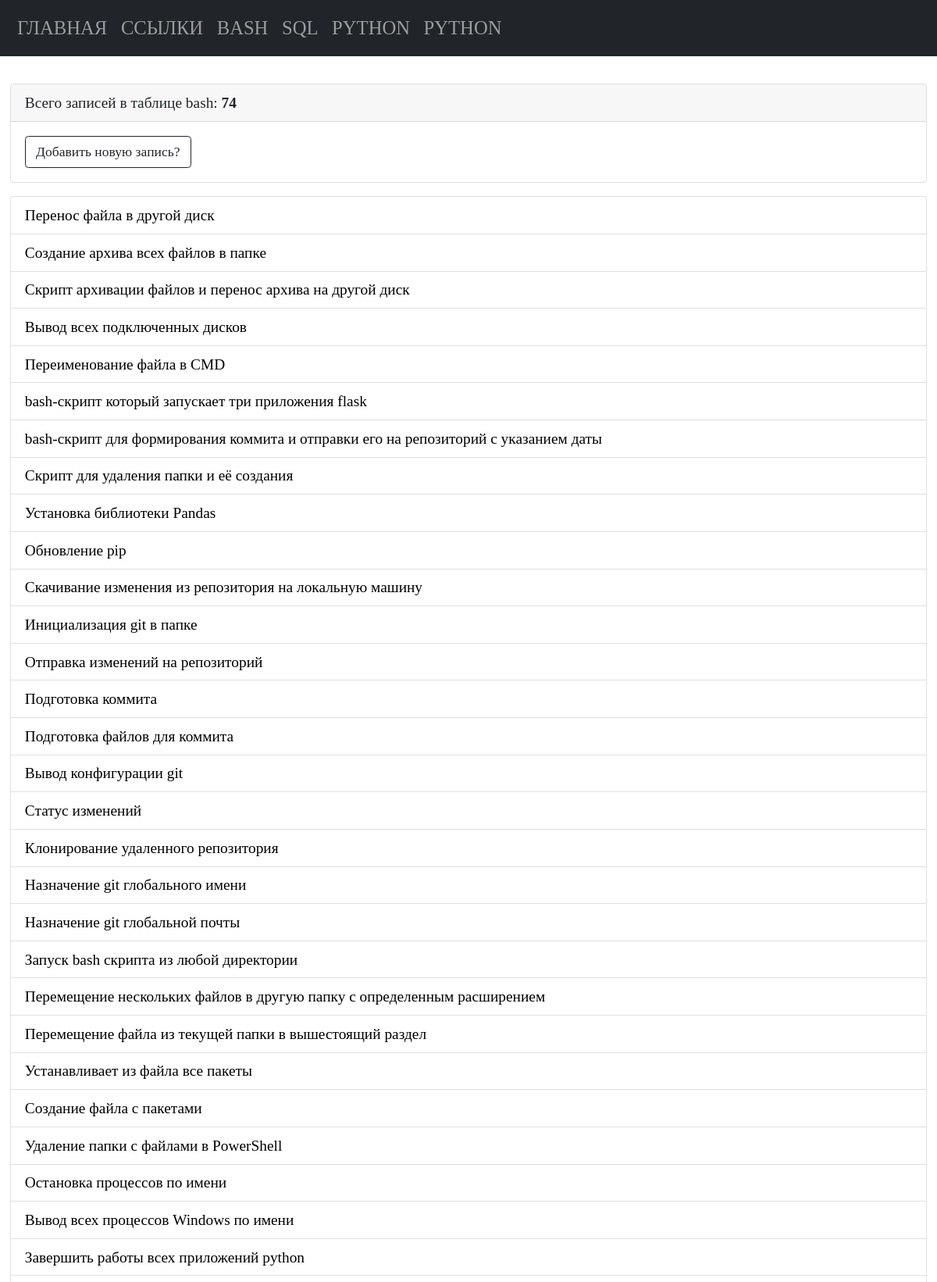
Page /bash (upper part) on the committed database.
### tables this page shows
CREATE TABLE "bash" (
    bash_id INTEGER PRIMARY KEY AUTOINCREMENT,
    bash_command TEXT NOT NULL,
    bash_name TEXT NOT NULL
  );

### modules/bash/bash_list_commands.py (the view)
@bp.route("/bash")
def bash_list_commands():
    conn = connect.get_db_connection()
    cur = conn.cursor()
    bash_list_count = cur.execute("SELECT COUNT(*) FROM bash")
    bash_list_count_print = bash_list_count.fetchone()
    bash_list_count_print_int = int(bash_list_count_print[0])
    bash_list = conn.execute("SELECT * FROM bash ORDER BY 1 DESC").fetchall()
    conn.close()
    return render_template("bash/bash_list_commands.html",
                           bash_list=bash_list,
                           bash_list_count_print_int=bash_list_count_print_int,
                           )

### modules/connect.py (called while the page is built)
def get_db_connection():
    db_path = os.path.join(BASE_DIR, '../database.db')
    conn = sqlite3.connect(db_path)
    conn.row_factory = sqlite3.Row
    return conn

### templates/bash/bash_list_commands.html
{% extends "base.html" %} {% block title %}Команды bash{% endblock %} {% block content %}
<div class="card mb-3">
   <div class="card-header">
      Всего записей в таблице bash: <b>{{ bash_list_count_print_int }}</b>
   </div>
   <div class="card-body">
      <p class="card-text">
         <a href="{{ url_for('add_bash_command.add_bash_command') }}" class="btn btn-outline-dark">Добавить новую запись?</a>
      </p>
   </div>
</div>
<ul class="list-group">
   {% for bash_list in bash_list %}
   <li class="list-group-item"><a href="{{ url_for('get_post_bash_command.get_post_bash_command', bash_id=bash_list['bash_id']) }}">{{
         bash_list['bash_name'] }}</a></li>
   {% endfor %}
</ul>
{% endblock %}

### static/styles.css (style rules this page uses)
* { font-family: consolas; font-size: 1.1rem; }
a { color: black; text-decoration: none; }

### rows in the picture
bash: bash_name "Перенос файла в другой диск"
bash: bash_name "Создание архива всех файлов в папке"
bash: bash_name "Скрипт архивации файлов и перенос архива на другой диск"
bash: bash_name "Вывод всех подключенных дисков"
bash: bash_name "Переименование файла в CMD"
bash: bash_name "bash-скрипт который запускает три приложения flask"
bash: bash_name "bash-скрипт для формирования коммита и отправки его на репозиторий с указанием даты"
bash: bash_name "Скрипт для удаления папки и её создания"
bash: bash_name "Установка библиотеки Pandas"
bash: bash_name "Обновление pip"
bash: bash_name "Скачивание изменения из репозитория на локальную машину"
bash: bash_name "Инициализация git в папке"
bash: bash_name "Отправка изменений на репозиторий"
bash: bash_name "Подготовка коммита"
bash: bash_name "Подготовка файлов для коммита"
bash: bash_name "Вывод конфигурации git"
bash: bash_name "Статус изменений"
bash: bash_name "Клонирование удаленного репозитория"
bash: bash_name "Назначение git глобального имени"
bash: bash_name "Назначение git глобальной почты"
bash: bash_name "Запуск bash скрипта из любой директории"
bash: bash_name "Перемещение нескольких файлов в другую папку с определенным расширением"
bash: bash_name "Перемещение файла из текущей папки в вышестоящий раздел"
bash: bash_name "Устанавливает из файла все пакеты"
bash: bash_name "Создание файла с пакетами"
bash: bash_name "Удаление папки с файлами в PowerShell"
bash: bash_name "Остановка процессов по имени"
bash: bash_name "Вывод всех процессов Windows по имени"
bash: bash_name "Завершить работы всех приложений python"

### other values in the picture
{{ bash_list_count_print_int }} "74"
